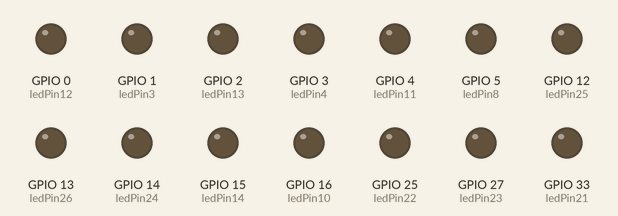
The sketch below on a simulated ESP32. Parts: output pins drawn as LEDs (lit = HIGH).

Above: at 0.15 s.
At 4.95 s:
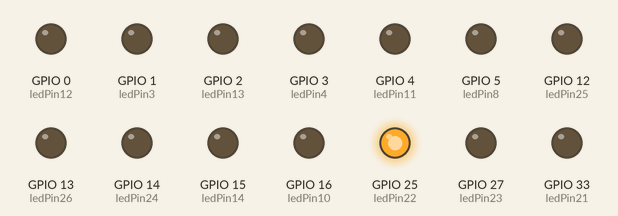
At 10.06 s:
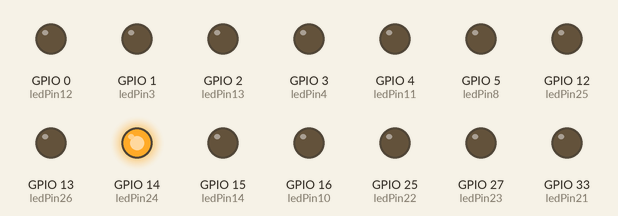
At 20.28 s:
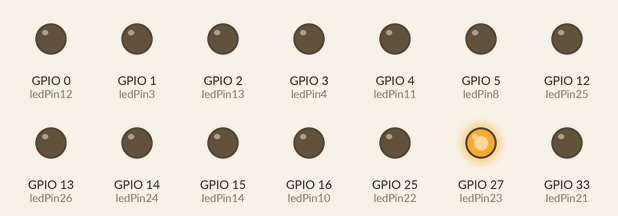
At 29.89 s:
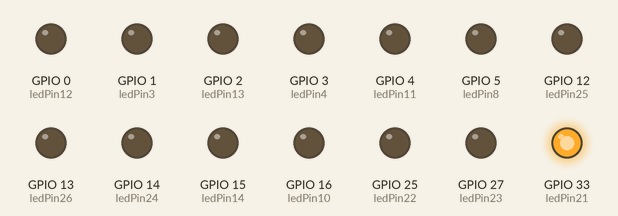
At 39.81 s:
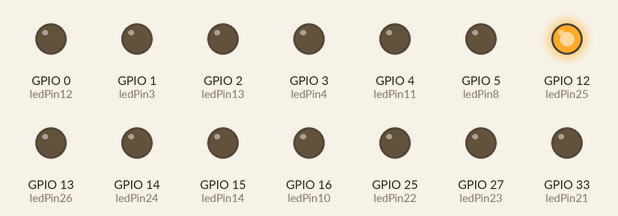
Timing chart, 0 to 40.0 s (numbered marks = the images above):
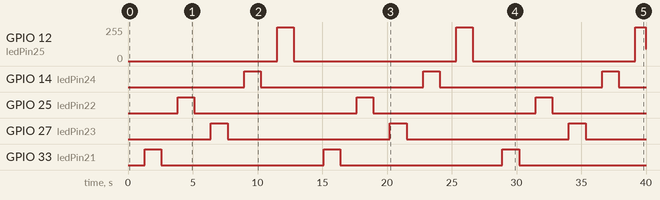

The sketch:

led.ino
```cpp
const int ledPin1 = 23; // Pin number for the first LED
const int ledPin2 = 22; // Pin number for the second LED
const int ledPin3 = 1; // Pin number for the third LED
const int ledPin4 = 3; // Pin number for the first LED
const int ledPin5 = 21; // Pin number for the second LED
const int ledPin6 = 19; // Pin number for the third LED
const int ledPin7 = 18; // Pin number for the first LED
const int ledPin8 = 5; // Pin number for the second LED
const int ledPin9 = 17; // Pin number for the third LED
const int ledPin10 = 16; // Pin number for the first LED
const int ledPin11 = 4; // Pin number for the second LED
const int ledPin12 = 0; // Pin number for the third LED
const int ledPin13 = 2; // Pin number for the first LED
const int ledPin14 = 15; // Pin number for the second LED
const int ledPin20 = 32; // Pin number for the second LED
const int ledPin21 = 33; // Pin number for the third LED
const int ledPin22 = 25; // Pin number for the first LED
const int ledPin27 = 26; // Pin number for the first LED
const int ledPin23 = 27; // Pin number for the second LED
const int ledPin24 = 14; // Pin number for the second LED
const int ledPin25 = 12; // Pin number for the third LED
const int ledPin26 = 13; // Pin number for the first LED

void setup() {
  pinMode(ledPin1, OUTPUT);
  pinMode(ledPin2, OUTPUT);
  pinMode(ledPin3, OUTPUT);
  pinMode(ledPin4, OUTPUT);
  pinMode(ledPin5, OUTPUT);
  pinMode(ledPin6, OUTPUT);
  pinMode(ledPin7, OUTPUT);
  pinMode(ledPin8, OUTPUT);
  pinMode(ledPin9, OUTPUT);
  pinMode(ledPin10, OUTPUT);
  pinMode(ledPin11, OUTPUT);
  pinMode(ledPin12, OUTPUT);
  pinMode(ledPin13, OUTPUT);
  pinMode(ledPin14, OUTPUT);

  pinMode(ledPin20, OUTPUT);
  pinMode(ledPin21, OUTPUT);
  pinMode(ledPin22, OUTPUT);
  pinMode(ledPin23, OUTPUT);
  pinMode(ledPin24, OUTPUT);
  pinMode(ledPin25, OUTPUT);
  pinMode(ledPin26, OUTPUT);
  pinMode(ledPin27, OUTPUT);

  // digitalWrite(ledPin1,LOW);
  // digitalWrite(ledPin2, LOW);
  // digitalWrite(ledPin3, LOW);
  // digitalWrite(ledPin4, LOW);
  // digitalWrite(ledPin5, LOW);
  // digitalWrite(ledPin6, HIGH);
  // digitalWrite(ledPin7, HIGH);
  // digitalWrite(ledPin8, HIGH);
  // digitalWrite(ledPin9, HIGH);
  // digitalWrite(ledPin10, HIGH);
  // digitalWrite(ledPin11, HIGH);
  // digitalWrite(ledPin12, HIGH);
  // digitalWrite(ledPin13, HIGH);
  // digitalWrite(ledPin14, HIGH);

  // digitalWrite(ledPin20, HIGH);
  // digitalWrite(ledPin21, HIGH);
  // digitalWrite(ledPin22, HIGH);
  // digitalWrite(ledPin23, HIGH);
  // digitalWrite(ledPin24, HIGH);
  // digitalWrite(ledPin25, HIGH);
  // digitalWrite(ledPin26, HIGH);
  // digitalWrite(ledPin27, HIGH);
}

void loop() {

    // Fade in
        for(int ledVal = 0; ledVal <= 255; ledVal +=1) {
        analogWrite(ledPin21, ledVal);
        delay(5);
     }

     // Fade out
     for(int ledVal = 255; ledVal >= 0; ledVal -=1) {
        analogWrite(ledPin21, ledVal);
         delay(5);
     }

        // Fade in
        for(int ledVal = 0; ledVal <= 255; ledVal +=1) {
        analogWrite(ledPin22, ledVal);
        delay(5);
     }

     // Fade out
     for(int ledVal = 255; ledVal >= 0; ledVal -=1) {
        analogWrite(ledPin22, ledVal);
         delay(5);
     }

        // Fade in
        for(int ledVal = 0; ledVal <= 255; ledVal +=1) {
        analogWrite(ledPin23, ledVal);
        delay(5);
     }

     // Fade out
     for(int ledVal = 255; ledVal >= 0; ledVal -=1) {
        analogWrite(ledPin23, ledVal);
         delay(5);
     }


        // Fade in
        for(int ledVal = 0; ledVal <= 255; ledVal +=1) {
        analogWrite(ledPin24, ledVal);
        delay(5);
     }

     // Fade out
     for(int ledVal = 255; ledVal >= 0; ledVal -=1) {
        analogWrite(ledPin24, ledVal);
         delay(5);
     }

        // Fade in
        for(int ledVal = 0; ledVal <= 255; ledVal +=1) {
        analogWrite(ledPin25, ledVal);
        delay(5);
     }

     // Fade out
     for(int ledVal = 255; ledVal >= 0; ledVal -=1) {
        analogWrite(ledPin25, ledVal);
         delay(5);
     }

    // Pause for 1 second (1000 milliseconds)
    delay(1000);

}
```

Measured:
- by itself, GPIO 14 (ledPin24), GPIO 25 (ledPin22), GPIO 27 (ledPin23), GPIO 33 (ledPin21): alternates HIGH for 1.3 s and LOW for 12.5 s
- by itself, GPIO 12 (ledPin25): 0/255 → 255/255 at 11.5 s, → 0/255 1.3 s later, → 255/255 12.5 s later, → 0/255 1.3 s later, … (6 changes in this stretch)
